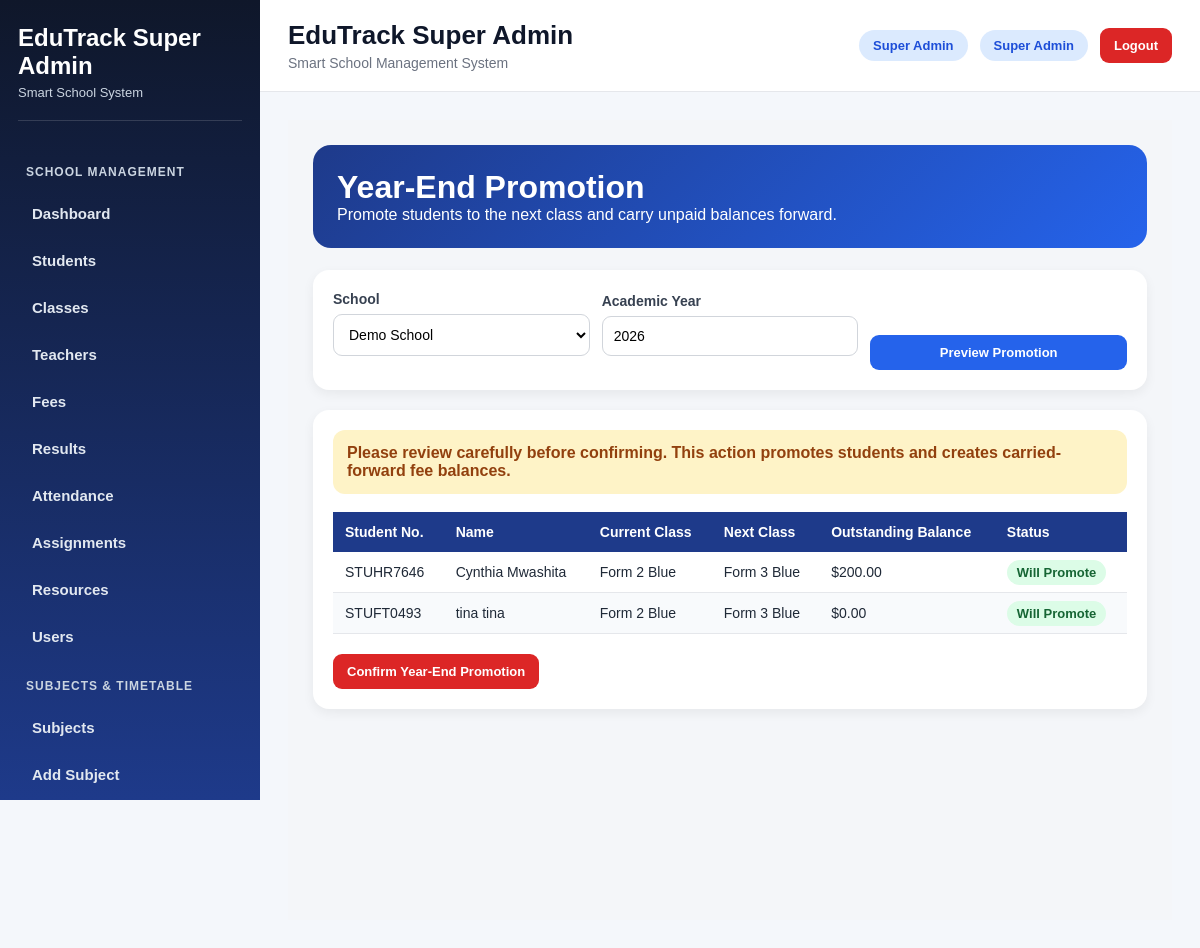
The app's page /year_end_promotion?school_id=1 (signed in) with its own data.
### tables this page shows
CREATE TABLE students (
            id INTEGER PRIMARY KEY AUTOINCREMENT,
            school_id INTEGER,
            student_number TEXT UNIQUE,
            first_name TEXT,
            last_name TEXT,
            birthday TEXT,
            gender TEXT,
            enrollment_date TEXT,
            leaving_year TEXT,
            class_name TEXT,
            boarding_status TEXT,
            home_address TEXT,
            mailing_address TEXT,
            student_phone TEXT,
            medical_info TEXT,
            emergency_contact TEXT,
            guardian1_name TEXT,
            guardian1_relationship TEXT,
            guardian1_phone TEXT,
            guardian1_whatsapp TEXT,
            guardian1_email TEXT,
            guardian2_name TEXT,
            guardian2_relationship TEXT,
            guardian2_phone TEXT,
            guardian2_whatsapp TEXT,
            guardian2_email TEXT,
            current_status TEXT
        );

### app.py (the view)
@app.route("/year_end_promotion", methods=["GET", "POST"])
@login_required
@roles_required("school_admin", "super_admin")
def year_end_promotion():
    school_id = session.get("school_id")
    role = session.get("role")
    schools = []
    selected_school_id = school_id
    if role == "super_admin":
        schools = fetch_all("SELECT * FROM schools ORDER BY school_name")
        selected_school_id = request.args.get("school_id") or request.form.get("school_id")
    academic_year = request.args.get("academic_year") or request.form.get("academic_year") or str(datetime.now().year)
    students = []
    already_done = False
    if selected_school_id:
        existing_batch = fetch_one("""
            SELECT *
            FROM promotion_batches
            WHERE school_id = ? AND academic_year = ?
        """, (selected_school_id, academic_year))
        already_done = existing_batch is not None
        student_rows = fetch_all("""
            SELECT
                s.id,
                s.student_number,
                s.first_name,
                s.last_name,
                s.class_name,
                s.current_status,
                COALESCE(SUM(f.balance), 0) AS outstanding_balance
            FROM students s
            LEFT JOIN fees f ON s.id = f.student_id
            WHERE s.school_id = ?
              AND COALESCE(s.current_status, 'Active') = 'Active'
            GROUP BY s.id, s.student_number, s.first_name, s.last_name, s.class_name, s.current_status
            ORDER BY s.class_name, s.first_name, s.last_name
        """, (selected_school_id,))
        for student in student_rows:
            next_class = get_next_class(student["class_name"])
            students.append({
                "id": student["id"],
                "student_number": student["student_number"],
                "first_name": student["first_name"],
                "last_name": student["last_name"],
                "current_class": student["class_name"],
                "next_class": next_class,
                "outstanding_balance": float(student["outstanding_balance"] or 0),
                "will_graduate": next_class == "Graduated"
            })
    return render_template(
        "year_end_promotion.html",
        schools=schools,
        selected_school_id=selected_school_id,
        academic_year=academic_year,
        students=students,
        already_done=already_done
    )

### app.py (called while the page is built, shortened)
def is_postgres():
    return os.environ.get("DATABASE_URL") is not None

def get_db():
    if is_postgres():
        return psycopg2.connect(
            os.environ.get("DATABASE_URL"),
            cursor_factory=RealDictCursor
        )
    conn = sqlite3.connect(DB_PATH)
    conn.row_factory = sqlite3.Row
    return conn

def convert_query(query: str) -> str:
    if is_postgres():
        return query.replace("?", "%s")
    return query

def fetch_one(query, params=()):
    conn = get_db()
    cursor = conn.cursor()
    cursor.execute(convert_query(query), params)
    row = cursor.fetchone()
    conn.close()
    return row

def fetch_all(query, params=()):
    conn = get_db()
    cursor = conn.cursor()
    cursor.execute(convert_query(query), params)
    rows = cursor.fetchall()
    conn.close()
    return rows

def login_required(f):
    @wraps(f)
    def wrapper(*args, **kwargs):
        if "user_id" not in session:
            flash("Please log in first.", "warning")
            return redirect(url_for("login"))
        school_id = session.get("school_id")
        role = session.get("role")
        return f(*args, **kwargs)
    return wrapper

def roles_required(*allowed_roles):
    def decorator(f):
        @wraps(f)
        def wrapper(*args, **kwargs):
            if "user_id" not in session:
                flash("Please log in first.", "warning")
                return redirect(url_for("login"))
            role = session.get("role")
            return f(*args, **kwargs)
        return wrapper
    return decorator

def get_next_class(class_name):
    promotion_map = {
        "Form 1 Grey": "Form 2 Grey",
        "Form 1 Blue": "Form 2 Blue",
        "Form 2 Grey": "Form 3 Grey",
        "Form 2 Blue": "Form 3 Blue",
        "Form 3 Grey": "Form 4 Grey",
        "Form 3 Blue": "Form 4 Blue",
        "Form 4 Grey": "Form 5",
        "Form 4 Blue": "Form 5",
        "Form 5": "Form 6",
        "Form 6": "Graduated"
    }
    return promotion_map.get(class_name, class_name)

### templates/year_end_promotion.html (shortened to what this page needs)
{% extends "base.html" %}
{% block content %}
<div class="promotion-page">
    <div class="promotion-header">
        <h1>Year-End Promotion</h1>
        <p>Promote students to the next class and carry unpaid balances forward.</p>
    </div>
    <div class="card">
        <form method="GET" action="{{ url_for('year_end_promotion') }}" class="filter-form">
            {% if session.get('role') == 'super_admin' %}
            <div>
                <label>School</label>
                <select name="school_id" required>
                    {% for school in schools %}
                        <option value="{{ school.id }}"
                            {% if selected_school_id|string == school.id|string %}selected{% endif %}>
                            {{ school.school_name }}
                        </option>
                    {% endfor %}
                </select>
            </div>
            {% endif %}
            <div>
                <label>Academic Year</label>
                <input type="text" name="academic_year" value="{{ academic_year }}" required>
            </div>
            <button type="submit" class="btn btn-primary">Preview Promotion</button>
        </form>
    </div>
    {% if students %}
    <div class="card">
        <div class="warning-box">
            Please review carefully before confirming. This action promotes students and creates carried-forward fee balances.
        </div>
        <table class="table">
            <thead>
                <tr>
                    <th>Student No.</th>
                    <th>Name</th>
                    <th>Current Class</th>
                    <th>Next Class</th>
                    <th>Outstanding Balance</th>
                    <th>Status</th>
                </tr>
            </thead>
            <tbody>
                {% for student in students %}
                <tr>
                    <td>{{ student.student_number or '-' }}</td>
                    <td>{{ student.first_name }} {{ student.last_name }}</td>
                    <td>{{ student.current_class }}</td>
                    <td>{{ student.next_class }}</td>
                    <td>${{ "%.2f"|format(student.outstanding_balance or 0) }}</td>
                    <td>
                        {% if student.will_graduate %}
                            <span class="badge badge-red">Will Graduate</span>
                        {% else %}
                            <span class="badge badge-green">Will Promote</span>
                        {% endif %}
                    </td>
                </tr>
                {% endfor %}
            </tbody>
        </table>
        {% if not already_done %}
        <form method="POST"
              action="{{ url_for('run_year_end_promotion') }}"
              onsubmit="return confirm('Are you sure? This will promote students and carry balances forward.');"
              style="margin-top:20px;">
            <button type="submit" class="btn btn-danger">
                Confirm Year-End Promotion
            </button>
        </form>
        {% endif %}
    </div>
    {% else %}
        <div class="card">
            No students found for promotion preview.
        </div>
    {% endif %}
</div>
{% endblock %}

### templates/base.html (shortened to what this page needs)
<!DOCTYPE html>
<html lang="en">
<head>
    <link rel="stylesheet" href="{{ url_for('static', filename='style.css') }}">
</head>
<body>
<div class="main-layout">
    {% if session.get('user_id') %}
    <aside class="sidebar">
        <div class="sidebar-brand">
            <h2>{{ session.get("school_name", "EduTrack") }}</h2>
            <p>Smart School System</p>
        </div>
        <nav class="sidebar-menu">
            {% set role = session.get('role') %}
            {% if role in ['super_admin', 'school_admin', 'director', 'admin'] %}
                <div class="menu-section-title">School Management</div>
                <a href="{{ url_for('dashboard') }}" class="nav-link">Dashboard</a>
                <a href="{{ url_for('students') }}" class="nav-link">Students</a>
                <a href="{{ url_for('classes') }}" class="nav-link">Classes</a>
                <a href="{{ url_for('teachers') }}" class="nav-link">Teachers</a>
                <a href="{{ url_for('fees') }}" class="nav-link">Fees</a>
                <a href="{{ url_for('results') }}" class="nav-link">Results</a>
                <a href="{{ url_for('attendance') }}" class="nav-link">Attendance</a>
                <a href="{{ url_for('assignments') }}" class="nav-link">Assignments</a>
                <a href="{{ url_for('teacher_resources') }}" class="nav-link">Resources</a>
                <a href="{{ url_for('users') }}" class="nav-link">Users</a>
                <div class="menu-section-title">Subjects & Timetable</div>
                <a href="{{ url_for('subjects') }}" class="nav-link">Subjects</a>
                <a href="{{ url_for('add_subject') }}" class="nav-link">Add Subject</a>
            {% endif %}
        </nav>
    </aside>
    {% endif %}
    <div class="content-area">
        {% if session.get('user_id') %}
        <header class="topbar">
            <div>
                <h1 class="topbar-title">{{ session.get("school_name", "EduTrack") }}</h1>
                <p class="topbar-subtitle">Smart School Management System</p>
            </div>
            <div class="topbar-actions">
                <span class="role-badge">
                    {{ session.get('role', 'user')|replace('_', ' ')|title }}
                </span>
                <span class="role-badge">
                    {{ session.get('full_name') }}
                </span>
                <a href="{{ url_for('logout') }}" class="btn btn-danger">Logout</a>
            </div>
        </header>
        {% endif %}
        <main class="page-content">
            {% block content %}{% endblock %}
        </main>
    </div>
</div>
</body>
</html>

### static/style.css (style rules this page uses)
* { margin: 0; padding: 0; box-sizing: border-box; }
body { font-family: Arial, sans-serif; background: #f4f7fb; color: #1f2937; }
a { text-decoration: none; }
.main-layout { display: flex; min-height: 100vh; }
.sidebar { width: 260px; background: linear-gradient(180deg, #0f172a, #1e3a8a); color: white; padding: 24px 18px; position: sticky; top: 0; height: 100vh; overflow-y: auto; overflow-x: hidden; scrollbar-width: thin; }
.sidebar-brand { margin-bottom: 30px; padding-bottom: 20px; border-bottom: 1px solid rgba(255,255,255,0.15); }
.sidebar-brand h2 { font-size: 24px; margin-bottom: 5px; }
.sidebar-brand p { font-size: 13px; color: #cbd5e1; }
.sidebar-menu { display: flex; flex-direction: column; gap: 10px; padding-bottom: 30px; }
.nav-link { display: block; padding: 10px 14px; border-radius: 10px; color: #e2e8f0; font-weight: 600; transition: 0.2s ease; font-size: 15px; }
.content-area { flex: 1; display: flex; flex-direction: column; }
.topbar { background: white; padding: 20px 28px; border-bottom: 1px solid #e5e7eb; display: flex; align-items: center; justify-content: space-between; gap: 15px; flex-wrap: wrap; }
.topbar-title { font-size: 26px; color: #0f172a; margin-bottom: 4px; }
.topbar-subtitle { color: #6b7280; font-size: 14px; }
.topbar-actions { display: flex; align-items: center; gap: 12px; }
.role-badge { background: #dbeafe; color: #1d4ed8; padding: 8px 14px; border-radius: 999px; font-size: 13px; font-weight: 700; }
.page-content { padding: 28px; }
.btn { display: inline-block; border: none; padding: 10px 16px; border-radius: 10px; font-weight: 700; cursor: pointer; transition: 0.2s ease; }
.btn-danger { background: #dc2626; color: white; }
.card, .form-card, .table-card { background: white; border-radius: 16px; padding: 22px; box-shadow: 0 8px 24px rgba(15, 23, 42, 0.08); margin-bottom: 22px; }
table { width: 100%; border-collapse: collapse; background: white; }
table th { background: #eff6ff; color: #1e3a8a; text-align: left; padding: 14px; font-size: 14px; }
table td { padding: 14px; border-bottom: 1px solid #e5e7eb; font-size: 14px; }
input, select, textarea { width: 100%; padding: 12px 14px; border: 1px solid #d1d5db; border-radius: 10px; font-size: 14px; background: white; margin-top: 6px; margin-bottom: 14px; }
label { font-weight: 700; color: #374151; font-size: 14px; }
.btn-primary { background: #2563eb; color: white; }
table th { background: #1e3a8a; color: white; font-weight: 600; }
table tr:nth-child(even) { background: #f8fafc; }
.btn { border-radius: 10px; font-weight: 600; transition: 0.2s ease; }
.menu-section-title { font-size: 12px; text-transform: uppercase; letter-spacing: 1px; color: #cbd5e1; margin: 14px 8px 6px; font-weight: 700; }
.btn { padding: 6px 12px; border-radius: 6px; font-size: 13px; text-decoration: none; border: none; cursor: pointer; }
.btn-danger { background: #fee2e2; color: #991b1b; }
.badge { padding: 4px 10px; border-radius: 999px; font-size: 12px; font-weight: 600; }

### templates/year_end_promotion.html (style rules this page uses)
.promotion-page { padding: 25px; background: #f4f6f9; min-height: 100vh; }
.promotion-header { background: linear-gradient(135deg, #1e3a8a, #2563eb); color: white; padding: 24px; border-radius: 18px; margin-bottom: 22px; }
.card { background: white; padding: 20px; border-radius: 16px; box-shadow: 0 4px 12px rgba(0,0,0,0.06); margin-bottom: 20px; }
.filter-form { display: grid; grid-template-columns: repeat(3, 1fr); gap: 12px; align-items: end; }
input, select { padding: 11px; border: 1px solid #d1d5db; border-radius: 9px; width: 100%; }
.btn { padding: 10px 14px; border-radius: 9px; border: none; text-decoration: none; font-weight: 700; cursor: pointer; }
.btn-primary { background: #2563eb; color: white; }
.btn-danger { background: #dc2626; color: white; }
.warning-box { background: #fef3c7; color: #92400e; padding: 14px; border-radius: 12px; margin-bottom: 18px; font-weight: 600; }
.table { width: 100%; border-collapse: collapse; }
.table th { background: #1e3a8a; color: white; padding: 12px; text-align: left; }
.table td { padding: 12px; border-bottom: 1px solid #e5e7eb; }
.badge { padding: 5px 10px; border-radius: 20px; font-weight: 700; font-size: 13px; }
.badge-green { background: #dcfce7; color: #166534; }

### records on screen
students: student_number "STUHR7646", first_name "Cynthia", last_name "Mwashita", current_class "Form 2 Blue", next_class "Form 3 Blue", outstanding_balance "200.00"
students: student_number "STUFT0493", first_name "tina", last_name "tina", current_class "Form 2 Blue", next_class "Form 3 Blue", outstanding_balance "0.00"

### other values on screen
{{ session.get("school_name", "EduTrack") }} "EduTrack Super Admin"
{{ session.get('role', 'user')|replace('_', ' ')|title }} "Super Admin"
{{ session.get('full_name') }} "Super Admin"
form field school_id "Demo School"
